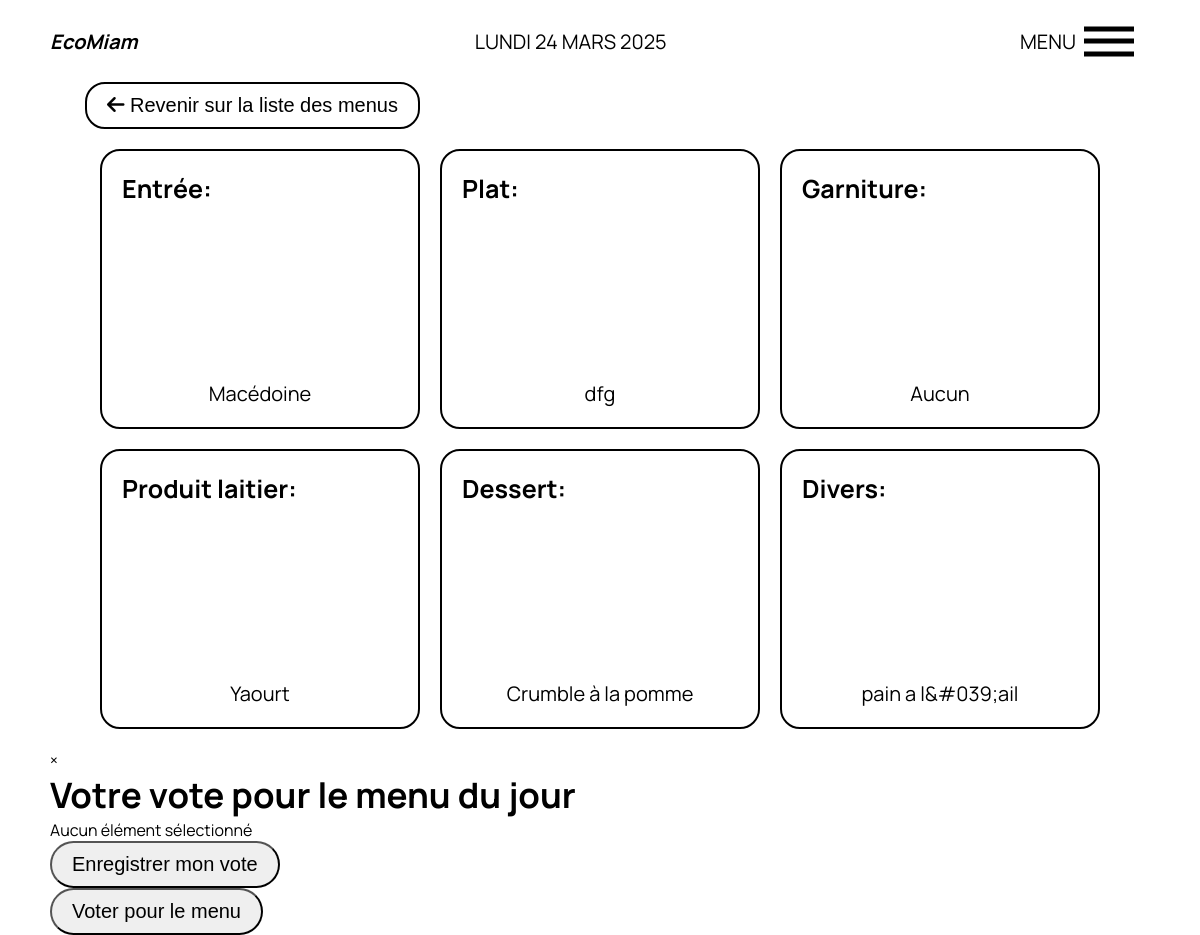
Page /Cantine_Ecole/Menu/HTML_MenuEcole_Read.php?id=7 on the earlier database version.
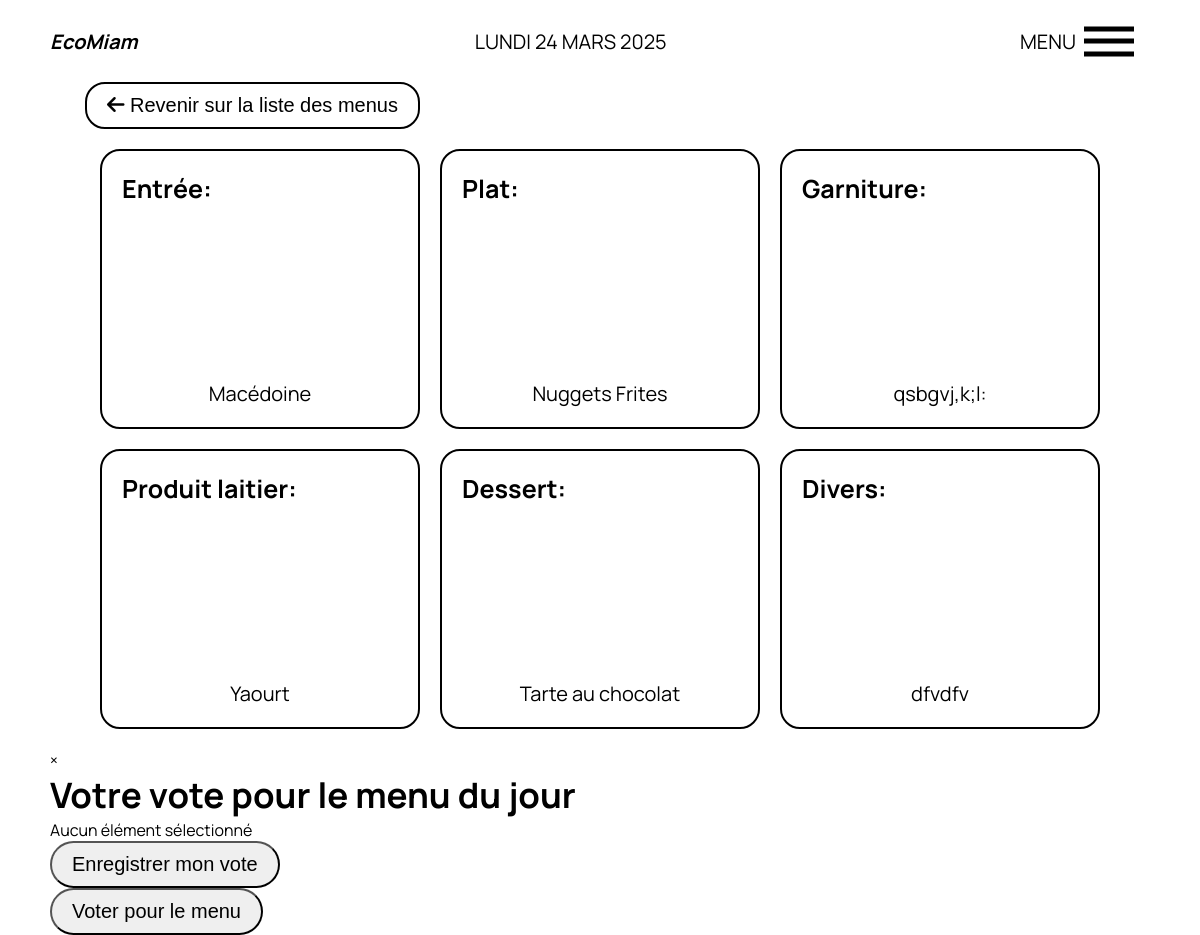
Same page on the later database version.
### tables this page shows
CREATE TABLE `menu` (
  `id` int NOT NULL,
  `date_menu` date DEFAULT NULL,
  `entree` varchar(150) NOT NULL,
  `plat` varchar(150) NOT NULL,
  `garniture` varchar(150) NOT NULL,
  `produit_laitier` varchar(150) NOT NULL,
  `dessert` varchar(150) NOT NULL,
  `divers` varchar(150) NOT NULL,
  `nom_menu` varchar(20) DEFAULT NULL,
  `valeur_element` varchar(50) DEFAULT NULL
);

### Cantine_Ecole/Menu/HTML_MenuEcole_Read.php (the view, shortened to what this page needs)
<!DOCTYPE html>
<html lang="fr">
<head>
    <link rel="stylesheet" href="https://cdnjs.cloudflare.com/ajax/libs/font-awesome/6.7.2/css/all.min.css" />
    <link rel="stylesheet" href="../../CSS/crud_menu.css">
</head>
<body>
    <header>
        <a class="logo" href="../../Cantine_Ecole/HTML_User_Home.php">EcoMiam</a>
        <p id="date"></p>
        <div>
            <nav>
                <p>MENU&nbsp;&nbsp;</p>
                <div class="ham-menu">
                    <span></span>
                    <span></span>
                    <span></span>
                </div>
            </nav>
        </div>
    </header>
    <section class="crud_menu">
        <button class="back"><a href="../../Cantine_Ecole/Menu/HTML_ListeEcole_menu.php"><i class="fa-solid fa-arrow-left"></i>&nbsp;Revenir sur la liste des menus</a></button>
        <?php
            require_once '../../bdd.php';
            $id_menu = filter_input(INPUT_GET, 'id', FILTER_VALIDATE_INT);
            $getmenu = $connexion->prepare(
                'SELECT * FROM menu WHERE id = :id LIMIT 1'
            );
            $getmenu->execute(['id' => $id_menu]);
            if ($getmenu->rowCount() === 1) {
                $menu = $getmenu->fetch(PDO::FETCH_ASSOC);
                echo '<div class="elements">';
                    echo '<div class="element">';
                        echo '<h3>Entrée:</h3>';
                        echo '<p>' . htmlspecialchars($menu['entree']) . '</p>';
                    echo '</div>';
                    echo '<div class="element">';
                        echo '<h3>Plat:</h3>';
                        echo '<p>' . htmlspecialchars($menu['plat']) . '</p>';
                    echo '</div>';
                    echo '<div class="element">';
                        echo '<h3>Garniture:</h3>';
                        echo '<p>' . htmlspecialchars($menu['garniture']) . '</p>';
                    echo '</div>';
                echo '</div>';
                echo '<div class="elements">';
                    echo '<div class="element">';
                        echo '<h3>Produit laitier:</h3>';
                        echo '<p>' . htmlspecialchars($menu['produit_laitier']) . '</p>';
                    echo '</div>';
                    echo '<div class="element">';
                        echo '<h3>Dessert:</h3>';
                        echo '<p>' . htmlspecialchars($menu['dessert']) . '</p>';
                    echo '</div>';
                    echo '<div class="element">';
                        echo '<h3>Divers:</h3>';
                        echo '<p>' . htmlspecialchars($menu['divers']) . '</p>';
                    echo '</div>';
                echo '</div>';
                echo '<div id="votePopup" class="popup">';
            echo '<div class="popup-content">';
                echo '<span class="close-popup">&times;</span>';
                echo '<h2>Votre vote pour le menu du jour</h2>';
                echo '<div id="selectedVote">Aucun élément sélectionné</div>';
                echo '<button id="submitVote" class="vote-btn">Enregistrer mon vote</button>';
            echo '</div>';
        echo '</div>';
        echo '<button id="openVotePopup" class="open-popup-btn">Voter pour le menu</button>';
            }
            else {
                echo '<p>Menu introuvable en base de données</p>';
            }
        ?>
    </section>
</body>
</html>

Differences in the rows shown:
changed menu "Macédoine": plat "dfg" → "Nuggets Frites"; garniture "Aucun" → "qsbgvj,k;l:"; dessert "Crumble à la pomme" → "Tarte au chocolat"; divers "pain a l&#039;ail" → "dfvdfv"
